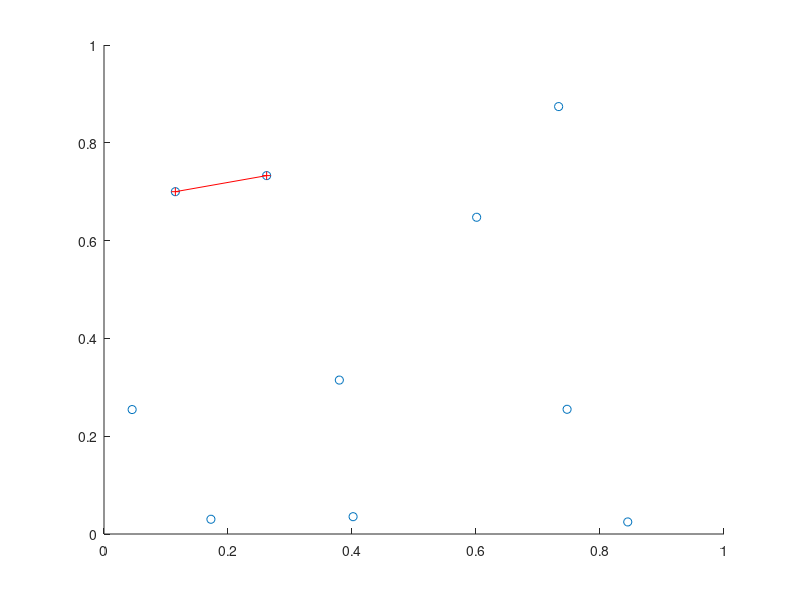

Source code (MATLAB):
%% Given code
n = 10;
x = rand(1,n);
y = rand(1,n);

%% Rob's solution
pairs = nchoosek(1:n,2);
dist = sqrt((diff(x(pairs),1,2)).^2 + (diff(y(pairs),1,2)).^2);
[B,IX] = sort(dist);
figure, scatter(x,y);
hold on;
plot([x(pairs(IX(1),:))],[y(pairs(IX(1),:))],'-+r');